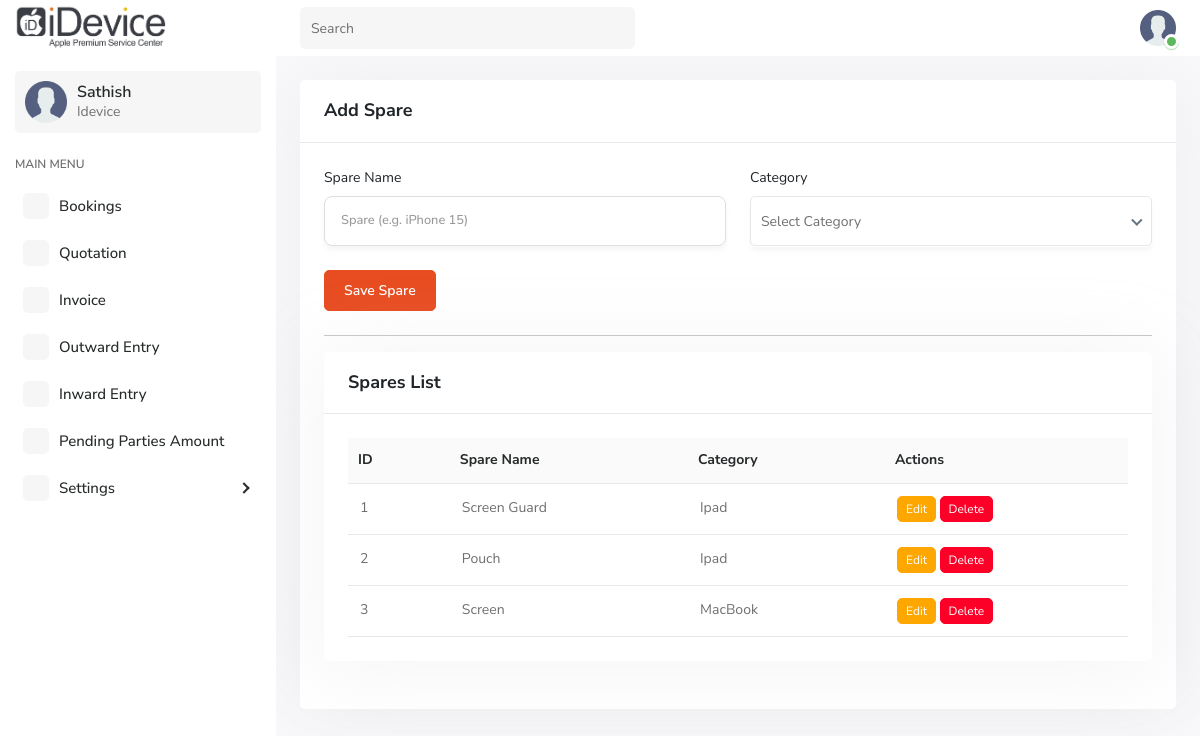
Screenshot of /admin/device_spares.php with the database file from the repository.
### tables this page shows
CREATE TABLE `device_spares` (
  `id` int(11) NOT NULL,
  `spare_name` varchar(255) NOT NULL,
  `category_id` int(11) NOT NULL,
  `created_at` datetime DEFAULT current_timestamp()
);

CREATE TABLE `device_categories` (
  `id` int(11) NOT NULL,
  `category_name` varchar(100) DEFAULT NULL
);

### admin/device_spares.php (the view, shortened to what this page needs)
<?php
$edit_model = null;
include("includes/header.php");
include("includes/top_header.php");
include("includes/sidebar.php");
?>
<div class="page-wrapper cardhead">
    <div class="content container-fluid">
        <div class="card">
            <div class="card-header">
                <h5 class="card-title"><?= $edit_model ? "Edit Spare" : "Add Spare" ?></h5>
            </div>
            <div class="card-body">
                <form method="POST">
                    <div class="row mb-4">
                        <div class="col-md-6">
                            <label class="form-label">Spare Name</label>
                            <input type="text" name="spare_name" placeholder="Spare (e.g. iPhone 15)" class="form-control" required value="<?= $edit_model['spare_name'] ?? '' ?>">
                        </div>
                        <div class="col-md-6">
                            <label class="form-label">Category</label>
                        </div>
                    </div>
                    <div class="row mb-4">
                        <div class="col-md-12">
                            <button type="submit" name="save_model" class="btn btn-primary">Save Spare</button>
                        </div>
                    </div>
                </form>
                <hr>
                <div class="card">
                    <div class="card-header">
                        <h5 class="card-title">Spares List</h5>
                    </div>
                    <div class="card-body">
                        <div class="table-responsive custom-table">
                            <table class="table" id="booking_list">
                                <thead class="thead-light">
                                    <tr>
                                        <th>ID</th>
                                        <th>Spare Name</th>
                                        <th>Category</th>
                                        <th>Actions</th>
                                    </tr>
                                </thead>
                                <tbody>
                                    <?php
                                    $sql = "SELECT m.id, m.spare_name, m.category_id, c.category_name
                                            FROM device_spares m
                                            JOIN device_categories c ON m.category_id = c.id";
                                    $res = $conn->query($sql);
                                    while ($row = $res->fetch_assoc()) {
                                        echo "<tr>
                                                <td>{$row['id']}</td>
                                                <td>{$row['spare_name']}</td>
                                                <td>{$row['category_name']}</td>
                                                <td>
                                                    <a href='device_spares.php?id={$row['id']}' class='btn btn-sm btn-warning'>Edit</a>
<a href='#' class='btn btn-sm btn-danger delete-model' data-id='{$row['id']}' data-name='" . htmlspecialchars($row['spare_name'], ENT_QUOTES) . "'>Delete</a>
                                                </td>
                                            </tr>";
                                    }
                                    ?>
                                </tbody>
                            </table>
                        </div>
                    </div>
                </div>
            </div>
        </div>
    </div>
</div>
<?php include("includes/footer.php"); ?>

### rows the page displays
device_spares: id "1", spare_name "Screen Guard", category.category_name "Ipad"
device_spares: id "2", spare_name "Pouch", category.category_name "Ipad"
device_spares: id "3", spare_name "Screen", category.category_name "MacBook"
